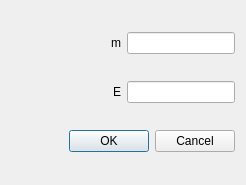
<?xml version="1.0" encoding="UTF-8"?>
<ui version="4.0">
 <class>DialogContrastStretch</class>
 <widget class="QDialog" name="DialogContrastStretch">
  <property name="geometry">
   <rect>
    <x>0</x>
    <y>0</y>
    <width>246</width>
    <height>185</height>
   </rect>
  </property>
  <property name="windowTitle">
   <string>Dialog</string>
  </property>
  <layout class="QVBoxLayout" name="verticalLayout">
   <item>
    <layout class="QHBoxLayout" name="horizontalLayout">
     <item>
      <spacer name="horizontalSpacer">
       <property name="orientation">
        <enum>Qt::Horizontal</enum>
       </property>
       <property name="sizeHint" stdset="0">
        <size>
         <width>40</width>
         <height>20</height>
        </size>
       </property>
      </spacer>
     </item>
     <item>
      <widget class="QLabel" name="label">
       <property name="text">
        <string>m</string>
       </property>
      </widget>
     </item>
     <item>
      <widget class="QLineEdit" name="lineEdit_m"/>
     </item>
    </layout>
   </item>
   <item>
    <layout class="QHBoxLayout" name="horizontalLayout_2">
     <item>
      <spacer name="horizontalSpacer_2">
       <property name="orientation">
        <enum>Qt::Horizontal</enum>
       </property>
       <property name="sizeHint" stdset="0">
        <size>
         <width>40</width>
         <height>20</height>
        </size>
       </property>
      </spacer>
     </item>
     <item>
      <widget class="QLabel" name="label_2">
       <property name="text">
        <string>E</string>
       </property>
      </widget>
     </item>
     <item>
      <widget class="QLineEdit" name="lineEdit_E"/>
     </item>
    </layout>
   </item>
   <item>
    <widget class="QDialogButtonBox" name="buttonBox">
     <property name="orientation">
      <enum>Qt::Horizontal</enum>
     </property>
     <property name="standardButtons">
      <set>QDialogButtonBox::Cancel|QDialogButtonBox::Ok</set>
     </property>
    </widget>
   </item>
  </layout>
 </widget>
 <resources/>
 <connections>
  <connection>
   <sender>buttonBox</sender>
   <signal>accepted()</signal>
   <receiver>DialogContrastStretch</receiver>
   <slot>accept()</slot>
   <hints>
    <hint type="sourcelabel">
     <x>248</x>
     <y>254</y>
    </hint>
    <hint type="destinationlabel">
     <x>157</x>
     <y>274</y>
    </hint>
   </hints>
  </connection>
  <connection>
   <sender>buttonBox</sender>
   <signal>rejected()</signal>
   <receiver>DialogContrastStretch</receiver>
   <slot>reject()</slot>
   <hints>
    <hint type="sourcelabel">
     <x>316</x>
     <y>260</y>
    </hint>
    <hint type="destinationlabel">
     <x>286</x>
     <y>274</y>
    </hint>
   </hints>
  </connection>
 </connections>
</ui>
